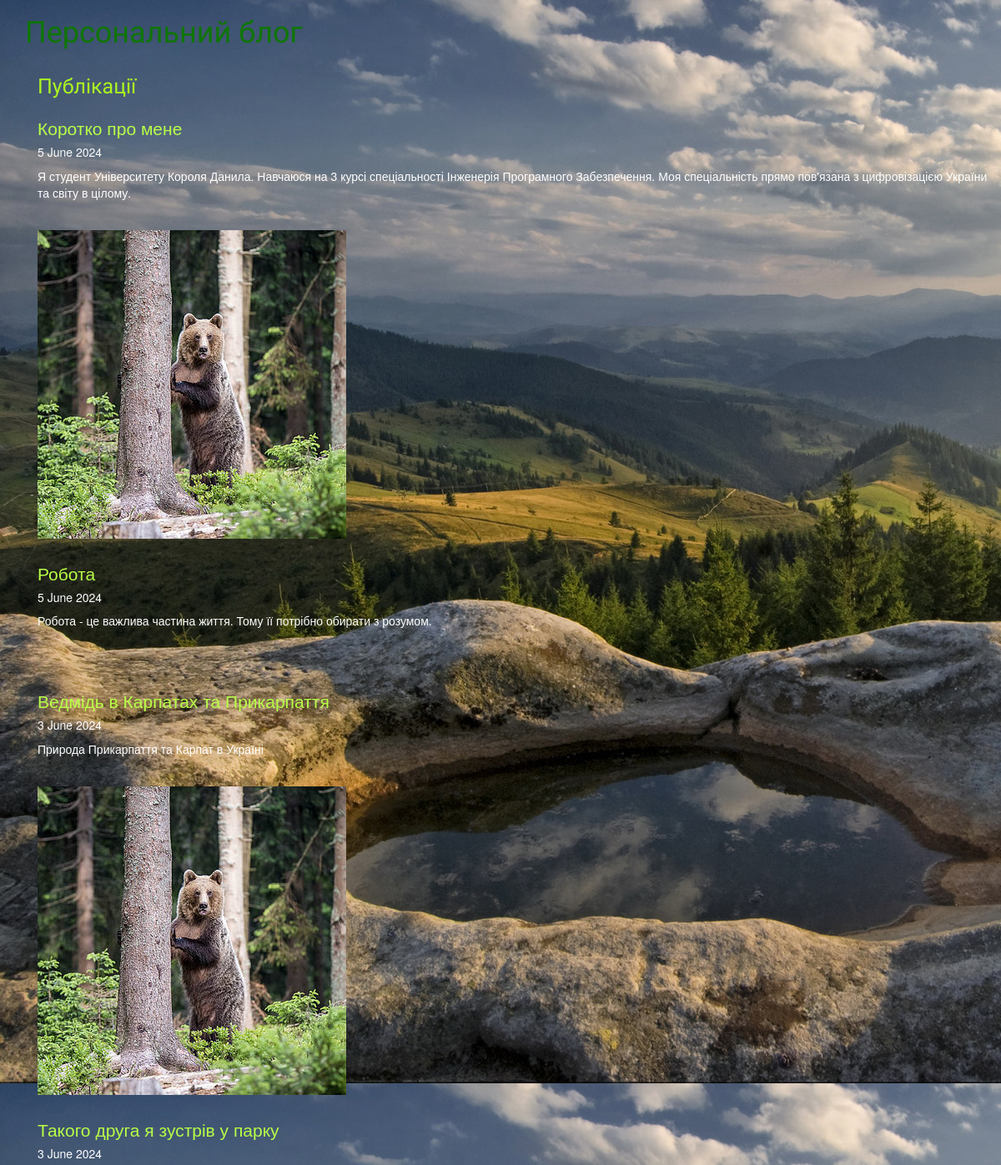
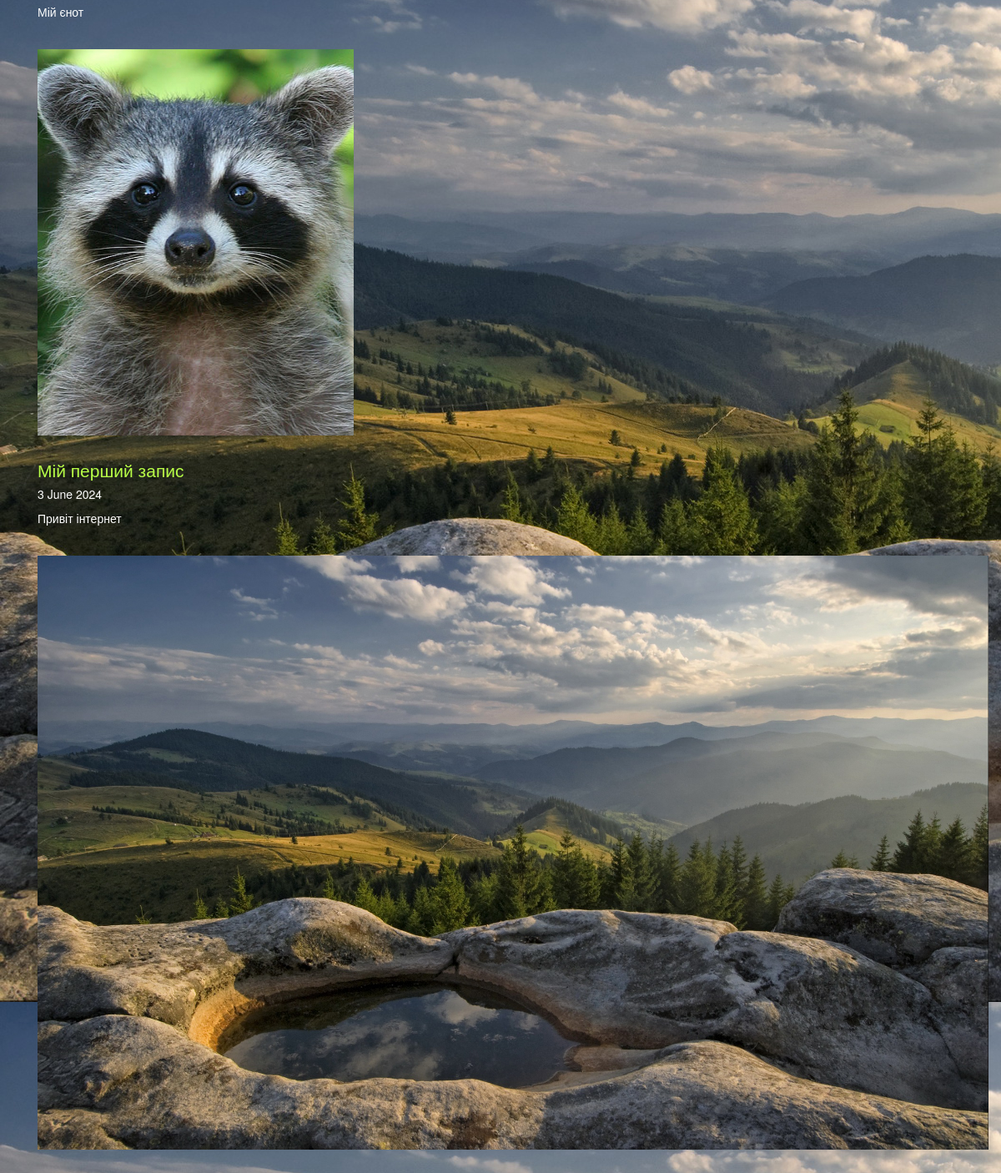
The page /articles on the database its author committed (2 pictures, top to bottom).
### app_blog/models.py (models this page shows, shortened)
class Article(models.Model):
    title = models.CharField(u'Заголовок', max_length=250, help_text=u'Максимум 250 сим.')
    description = models.TextField(blank=True, verbose_name=u'Опис')
    pub_date = models.DateTimeField(u'Дата публікації', default=timezone.now)
    slug = models.SlugField(u'Слаг', unique_for_date='pub_date')
    main_page = models.BooleanField(u'Головна', default=False,
help_text=u'Показувати')
    category = models.ForeignKey(Category, related_name='news', blank=True,
null=True, verbose_name=u'Категорія', on_delete=models.CASCADE)
    objects = models.Manager()
    class Meta:
        ordering = ['-pub_date']
        verbose_name = u'Публікація'
        verbose_name_plural = u'Публікації'
    def get_absolute_url(self):
        try:
            url = reverse('news-detail', kwargs={'year':
self.pub_date.strftime("%Y"), 'month': self.pub_date.strftime("%m"),'day':
self.pub_date.strftime("%d"), 'slug': self.slug, })
        except:
            url = "/"
            return url

class ArticleImage(models.Model):
    article = models.ForeignKey(Article, verbose_name=u'Стаття',
related_name='images', on_delete=models.CASCADE)
    image = models.ImageField(u'Фото', upload_to='photos')
    title = models.CharField(u'Заголовок', max_length=250, help_text=u'Максимум 250 сим.', blank=True)

### app_blog/views.py (the view)
# urls.py: path(r'articles', ArticleList.as_view(),name='articles-list'),
class ArticleList(ListView):
    model = Article
    template_name = 'articles_list.html'
    context_object_name = 'items'
    def get_context_data(self, *args, **kwargs):
        context = super(ArticleList,self).get_context_data(*args, **kwargs)
        try:
            context['category'] = Category.objects.get(slug=self.kwargs.get('slug'))
        except Category.DoesNotExist:
            context['category'] = None
        return context
    def get_queryset(self, *args, **kwargs):
        articles = Article.objects.all()
        return articles

### app_blog/templates/articles_list.html (shortened to what this page needs)
{% extends "base.html" %}
{% load static %}
{% block content %}
<div class="container">
    <h1 class="page-title">Публікації</h1>
    {% for item in items %}
    <div class="articles-row">
        <div class="article-title">
            <a href="{{ item.get_absolute_url }}">
                <h4>{{ item.title }}</h4>
            </a>
        </div>
        <div class="article-details">
            <h5>{{ item.pub_date|date:"j E Y"|safe|linebreaks }}</h5>
            <p>{{ item.description|safe|escape|striptags|truncatewords_html:30 }}</p>
        </div>
        <div class="article-image">
            <img class="img" src="{{ item.images.all.0.image.url }}" alt=""/>
        </div>
    </div>
    {% endfor %}
</div>
{% endblock %}

### app_blog/templates/base.html (shortened to what this page needs)
<!DOCTYPE html>
<html lang="uk">
{% load static %}
<head>
    <link rel="stylesheet" href="{% static 'css/bootstrap.min.css' %}">
    <link type="text/css" href="{% static 'css/main.css' %}" rel="stylesheet">
</head>
<body>
    <div class="container">
        <h1>Персональний блог</h1>
        {% block content %}
        {% endblock %}
    </div>
</body>
</html>

### app_blog/static/css/main.css (style rules this page uses)
body { background-image: url('../img/bg.jpg'); background-repeat: repeat-y; }
div > h1, body > div > nav > div > a > h4, .article-block, .article-block a { color: #b47f0a; font-family: 'Ubuntu', sans-serif; }
div > h1 { color: #0f7506; }

### app_blog/templates/articles_list.html (style rules this page uses)
.page-title { color: #adf821; font-size: 25px; margin-bottom: 25px; }
.article-title h4 { color: #b8ff47; font-size: 21px; margin-bottom: 5px; }
.article-details { color: #ffffff; font-size: 14px; margin-bottom: 25px; }
.article-image img { max-width: 100%; height: auto; margin-top: 10px; }
.articles-row { margin-bottom: 30px; }

### rows shown on the page
Article: title "Коротко про мене", pub_date "5 June 2024", description "Я студент Університету Короля Данила. Навчаюся на 3 курсі спеціальності Інженерія Програмного Забезпечення. Моя спеціальність прямо пов'язана з цифровізацією України та світу в цілому.", images.all.0.image (picture)
Article: title "Робота", pub_date "5 June 2024", description "Робота - це важлива частина життя. Тому її потрібно обирати з розумом."
Article: title "Ведмідь в Карпатах та Прикарпаття", pub_date "3 June 2024", description "Природа Прикарпаття та Карпат в Україні", images.all.0.image (picture)
Article: title "Такого друга я зустрів у парку", pub_date "3 June 2024", description "Мій єнот", images.all.0.image (picture)
Article: title "Мій перший запис", pub_date "3 June 2024", description "Привіт інтернет", images.all.0.image (picture)
